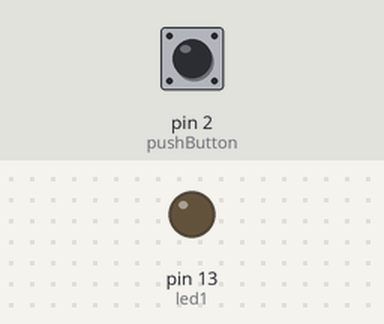
The sketch below on a simulated Arduino Uno, built with avr-gcc and run on an emulated ATmega328P. Parts: output pins drawn as LEDs (lit = HIGH). The test bench sets the inputs (shaded band); at power-on: pin 2 (pushButton) LOW. What the sketch prints to the serial monitor is not drawn.

Above: at 0.01 s.
At 1.2 s:
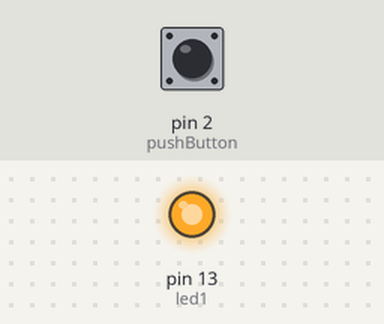
1.3 s: pin 2 (pushButton) pulled HIGH for 0.15 s
At 2.7 s:
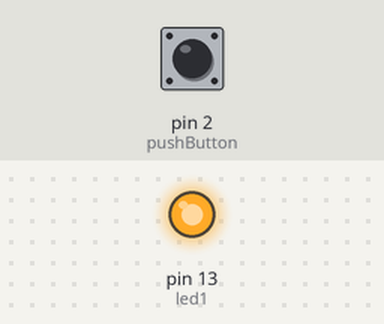
Timing chart, 0 to 4.3 s (numbered marks = the images above; inputs shaded):
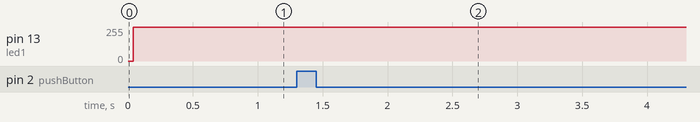

Measured:
- after the input at 1.3 s, pin 13 (led1): 253/255 → 255/255 at once

The sketch:

push.ino
```cpp
int pushButton = 2;
int sleep = 100;

int led1=13;
int led2=8;

int ledOn=13;

void setup() {
  Serial.begin(9600);
  pinMode(LED_BUILTIN, OUTPUT);
  pinMode(pushButton, INPUT);
}


void loop() {

  int buttonState = digitalRead(pushButton);

  digitalWrite(LED_BUILTIN, buttonState);
  digitalWrite(led1, buttonState);
  digitalWrite(led2, !buttonState);

  digitalWrite(ledOn, HIGH);

  Serial.println(buttonState);

}
```
